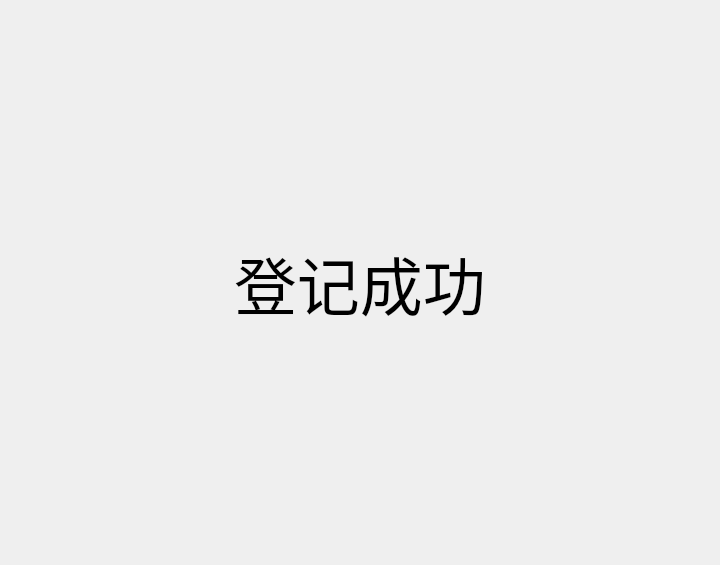
<?xml version="1.0" encoding="UTF-8"?>
<ui version="4.0">
 <class>pageofchecksuccess</class>
 <widget class="QWidget" name="pageofchecksuccess">
  <property name="geometry">
   <rect>
    <x>0</x>
    <y>0</y>
    <width>720</width>
    <height>565</height>
   </rect>
  </property>
  <property name="windowTitle">
   <string>Form</string>
  </property>
  <property name="styleSheet">
   <string notr="true"/>
  </property>
  <layout class="QGridLayout" name="gridLayout">
   <item row="0" column="1">
    <spacer name="verticalSpacer">
     <property name="orientation">
      <enum>Qt::Vertical</enum>
     </property>
     <property name="sizeHint" stdset="0">
      <size>
       <width>20</width>
       <height>217</height>
      </size>
     </property>
    </spacer>
   </item>
   <item row="1" column="0">
    <spacer name="horizontalSpacer">
     <property name="orientation">
      <enum>Qt::Horizontal</enum>
     </property>
     <property name="sizeHint" stdset="0">
      <size>
       <width>216</width>
       <height>20</height>
      </size>
     </property>
    </spacer>
   </item>
   <item row="1" column="1">
    <widget class="QLabel" name="label">
     <property name="font">
      <font>
       <pointsize>47</pointsize>
      </font>
     </property>
     <property name="text">
      <string>登记成功</string>
     </property>
    </widget>
   </item>
   <item row="1" column="2">
    <spacer name="horizontalSpacer_2">
     <property name="orientation">
      <enum>Qt::Horizontal</enum>
     </property>
     <property name="sizeHint" stdset="0">
      <size>
       <width>216</width>
       <height>20</height>
      </size>
     </property>
    </spacer>
   </item>
   <item row="2" column="1">
    <spacer name="verticalSpacer_2">
     <property name="orientation">
      <enum>Qt::Vertical</enum>
     </property>
     <property name="sizeHint" stdset="0">
      <size>
       <width>20</width>
       <height>217</height>
      </size>
     </property>
    </spacer>
   </item>
  </layout>
 </widget>
 <resources/>
 <connections/>
</ui>
